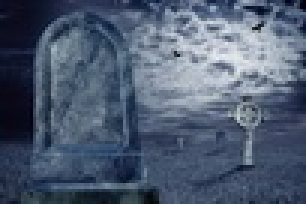
#> input picture sc001_assignment/Assignment4/image_contest/tomb.jpg, 102 x 68 px, shrunk from 1600 x 1066 before the run (shown 3 times larger)
$ python best_photoshop_award.py
#> lines starting #> are read from the running program, lines starting #| are printed output that depends on the picture
### sc001_assignment/Assignment4/simpleimage.py
#!/usr/bin/env python3

"""
Stanford CS106AP SimpleImage
Nick Parlante, Sonja Johnson-Yu, and Nick Bowman
 -6/2019 version has file reading, pix, and foreach iterator

SimpleImage Features:
Create image:
    image = SimpleImage.blank(400, 200)   # create new image of size
    image = SimpleImage('foo.jpg')        # create from file

Access size
    image.width, image.height

Iterate over all pixels:
    for pixel in image:
        #do something with pixel

Get pix at x,y
    pix = image.get_pix(x, y)
    # pix is RGB tuple like (100, 200, 0)

Set pix at x,y
    image.set_pix(x, y, pix)   # set data by tuple also

Get Pixel object at x,y
    pixel = image.get_pixel(x, y)
    pixel.red = 0
    pixel.blue = 255

Show image on screen
    image.show()

The main() function below demonstrates the above functions as a test.
"""

import sys
# If the following line fails, "Pillow" needs to be installed
from PIL import Image


def clamp(num):
    """
    Return a "clamped" version of the given num,
    converted to be an int limited to the range 0..255 for 1 byte.
    """
    num = int(num)
    if num < 0:
        return 0
    if num >= 256:
        return 255
    return num


class Pixel(object):
    """
    A pixel at an x,y in a SimpleImage.
    Supports set/get .red .green .blue
    and get .x .y
    """
    def __init__(self, image, x, y):
        self.image = image
        self._x = x
        self._y = y

    def __str__(self):
        return 'r:' + str(self.red) + ' g:' + str(self.green) + ' b:' + str(self.blue)

    # Pillow image stores each pixel color as a (red, green, blue) tuple.
    # So the functions below have to unpack/repack the tuple to change anything.

    @property
    def red(self):
        return self.image.px[self._x, self._y][0]

    @red.setter
    def red(self, value):
        rgb = self.image.px[self._x, self._y]
        self.image.px[self._x, self._y] = (clamp(value), rgb[1], rgb[2])

    @property
    def green(self):
        return self.image.px[self._x, self._y][1]

    @green.setter
    def green(self, value):
        rgb = self.image.px[self._x, self._y]
        self.image.px[self._x, self._y] = (rgb[0], clamp(value), rgb[2])

    @property
    def blue(self):
        return self.image.px[self._x, self._y][2]

    @blue.setter
    def blue(self, value):
        rgb = self.image.px[self._x, self._y]
        self.image.px[self._x, self._y] = (rgb[0], rgb[1], clamp(value))

    @property
    def x(self):
        return self._x

    @property
    def y(self):
        return self._y


# color tuples for background color names 'red' 'white' etc.
BACK_COLORS = {
    'white': (255, 255, 255),
    'black': (0, 0, 0),
    'red': (255, 0, 0),
    'green': (0, 255, 0),
    'blue': (0, 0, 255),
}


class SimpleImage(object):
    def __init__(self, filename, width=0, height=0, back_color=None):
        """
        Create a new image. This case works: SimpleImage('foo.jpg')
        To create a blank image use SimpleImage.blank(500, 300)
        The other parameters here are for internal/experimental use.
        """
        # Create pil_image either from file, or making blank
        if filename:
            self.pil_image = Image.open(filename).convert("RGB")
            if self.pil_image.mode != 'RGB':
                raise Exception('Image file is not RGB')
            self._filename = filename  # hold onto
        else:
            if not back_color:
                back_color = 'white'
            color_tuple = BACK_COLORS[back_color]
            if width == 0 or height == 0:
                raise Exception('Creating blank image requires width/height but got {} {}'
                                .format(width, height))
            self.pil_image = Image.new('RGB', (width, height), color_tuple)
        self.px = self.pil_image.load()
        size = self.pil_image.size
        self._width = size[0]
        self._height = size[1]
        self.curr_x = 0
        self.curr_y = 0

    def __iter__(self):
        return self

    # [26 lines left out: functions __next__, increment_curr_counters, blank, file, not called in this run]

    @property
    def width(self):
        """Width of image in pixels."""
        return self._width

    @property
    def height(self):
        """Height of image in pixels."""
        return self._height

    def get_pixel(self, x, y):
        """
        Returns a Pixel at the given x,y, suitable for getting/setting
        .red .green .blue values.
        """
        if x < 0 or x >= self._width or y < 0 or y >= self.height:
            e = Exception('get_pixel bad coordinate x %d y %d (vs. image width %d height %d)' %
                          (x, y, self._width, self.height))
            raise e
        return Pixel(self, x, y)

    # [14 lines left out: functions set_pixel, set_rgb, not called in this run]

    def get_pix(self, x, y):
        """Get pix RGB tuple (200, 100, 50) for the given x,y."""
        return self.px[x, y]

    def set_pix(self, x, y, pix):
        """Set the given pix RGB tuple into the image at the given x,y."""
        self.px[x, y] = pix

    def show(self):
        """Displays the image using an external utility."""
        self.pil_image.show()

    def make_as_big_as(self, image):
        """Resizes image to the shape of the given image"""
        self.pil_image = self.pil_image.resize((image.width, image.height))
        self.px = self.pil_image.load()
        size = self.pil_image.size
        self._width = size[0]
        self._height = size[1]


# [30 lines left out: function main, not called in this run]


# [2 lines that do not run on import are left out]

### sc001_assignment/Assignment4/best_photoshop_award.py
"""
File: best_photoshop_award.py
----------------------------------
This file creates a photoshopped image
that is going to compete for the Best
Photoshop Award for SC001.
Please put all the images you will use in the image_contest folder
and make sure to choose the right folder when loading your images.
"""
from simpleimage import SimpleImage


def main():
    """
    tomb.jpg as background and
    replace the green pixels in "finger.jpg".
    透過模仿薩諾斯彈手指的方式在導致宇宙毀滅，背景以墓園帶出
    """
    tomb = SimpleImage("image_contest/tomb.jpg")
#> in __init__, self.pil_image is the input picture: PIL image 102x68 RGB; mean R, G, B 78.3, 91.7, 112.7
    finger = SimpleImage("image_contest/finger.jpg")
#> call 2 of __init__, with filename = 'image_contest/finger.jpg', width = 0, height = 0
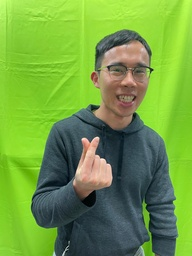
#> input picture sc001_assignment/Assignment4/image_contest/finger.jpg, 192 x 256 px, shrunk from 3024 x 4031 before the run
#> in __init__, self.pil_image is the input picture: PIL image 192x256 RGB; mean R, G, B 113.4, 158.8, 66.6
    tomb.make_as_big_as(finger)
#> in make_as_big_as, `self.pil_image = self.pil_image.resize((image.width, image.height))`:
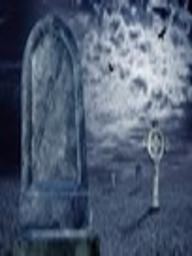
#> self.pil_image: PIL image 192x256 RGB; mean R, G, B 78.3, 91.7, 112.7
    result = combine(tomb, finger)
    result.show()
#> in show, `self.pil_image.show()`:
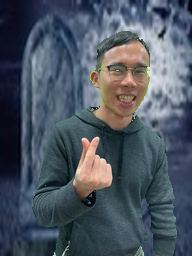
#> shown: PIL image 192x256 RGB; mean R, G, B 75.8, 85.9, 97.8

def combine(background_img, figure_img):
    """
    :param background_img: SimpleImage, the background image
    :param figure_img: SimpleImage, green screen figure image
    :return: SimpleImage, the green screen pixels are replaced by pixels of background image
    """
    for x in range(background_img.width):
        for y in range(background_img.height):
           fig_p = figure_img.get_pixel(x, y)
           back_p = background_img.get_pixel(x, y)
           bigger = max(fig_p.red, fig_p.blue)
           if fig_p.green > 1.25 * bigger:
               fig_p.red = back_p.red
               fig_p.blue = back_p.blue
               fig_p.green = back_p.green
    return figure_img


if __name__ == '__main__':
    main()
